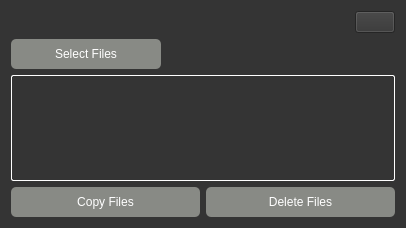
<?xml version="1.0" encoding="UTF-8"?>
<ui version="4.0">
 <class>Dialog</class>
 <widget class="QDialog" name="Dialog">
  <property name="geometry">
   <rect>
    <x>0</x>
    <y>0</y>
    <width>406</width>
    <height>228</height>
   </rect>
  </property>
  <property name="windowTitle">
   <string>Dialog</string>
  </property>
  <property name="styleSheet">
   <string notr="true">
background-color: rgb(52, 52, 52);</string>
  </property>
  <layout class="QGridLayout" name="gridLayout_2">
   <item row="1" column="0">
    <layout class="QGridLayout" name="gridLayout">
     <item row="5" column="0">
      <layout class="QHBoxLayout" name="horizontalLayout_8">
       <item>
        <widget class="QPushButton" name="buttonCopy">
         <property name="minimumSize">
          <size>
           <width>0</width>
           <height>30</height>
          </size>
         </property>
         <property name="styleSheet">
          <string notr="true">color: white;
background-color: rgb(136, 138, 133);
border-radius: 5px;
height: 30px;
width: 50px;</string>
         </property>
         <property name="text">
          <string>Copy Files</string>
         </property>
        </widget>
       </item>
       <item>
        <widget class="QPushButton" name="buttonDelete">
         <property name="minimumSize">
          <size>
           <width>0</width>
           <height>30</height>
          </size>
         </property>
         <property name="styleSheet">
          <string notr="true">color: white;
background-color: rgb(136, 138, 133);
border-radius: 5px;
height: 30px;
width: 50px;</string>
         </property>
         <property name="text">
          <string>Delete Files</string>
         </property>
        </widget>
       </item>
      </layout>
     </item>
     <item row="4" column="0">
      <layout class="QHBoxLayout" name="horizontalLayout_7">
       <item>
        <widget class="QListWidget" name="listWidget">
         <property name="styleSheet">
          <string notr="true">border: 1px solid white;
color: rgb(238, 238, 236);
border-radius: 2px;
</string>
         </property>
        </widget>
       </item>
      </layout>
     </item>
     <item row="0" column="0" alignment="Qt::AlignLeft">
      <widget class="QPushButton" name="buttonSelect">
       <property name="minimumSize">
        <size>
         <width>150</width>
         <height>30</height>
        </size>
       </property>
       <property name="styleSheet">
        <string notr="true">color: white;
background-color: rgb(136, 138, 133);
border-radius: 5px;
height: 30px;
width: 50px;</string>
       </property>
       <property name="text">
        <string>Select Files</string>
       </property>
      </widget>
     </item>
    </layout>
   </item>
   <item row="2" column="0">
    <layout class="QHBoxLayout" name="horizontalLayout">
     <property name="sizeConstraint">
      <enum>QLayout::SetDefaultConstraint</enum>
     </property>
     <property name="leftMargin">
      <number>0</number>
     </property>
     <property name="topMargin">
      <number>0</number>
     </property>
    </layout>
   </item>
   <item row="0" column="0">
    <layout class="QHBoxLayout" name="horizontalLayout_4">
     <property name="topMargin">
      <number>0</number>
     </property>
     <item>
      <spacer name="horizontalSpacer_2">
       <property name="orientation">
        <enum>Qt::Horizontal</enum>
       </property>
       <property name="sizeHint" stdset="0">
        <size>
         <width>40</width>
         <height>20</height>
        </size>
       </property>
      </spacer>
     </item>
     <item>
      <widget class="QPushButton" name="buttonExitFromCopy">
       <property name="text">
        <string/>
       </property>
       <property name="icon">
        <iconset>
         <normaloff>New folder/remove.png</normaloff>New folder/remove.png</iconset>
       </property>
       <property name="iconSize">
        <size>
         <width>40</width>
         <height>40</height>
        </size>
       </property>
      </widget>
     </item>
    </layout>
   </item>
  </layout>
 </widget>
 <resources/>
 <connections/>
</ui>
